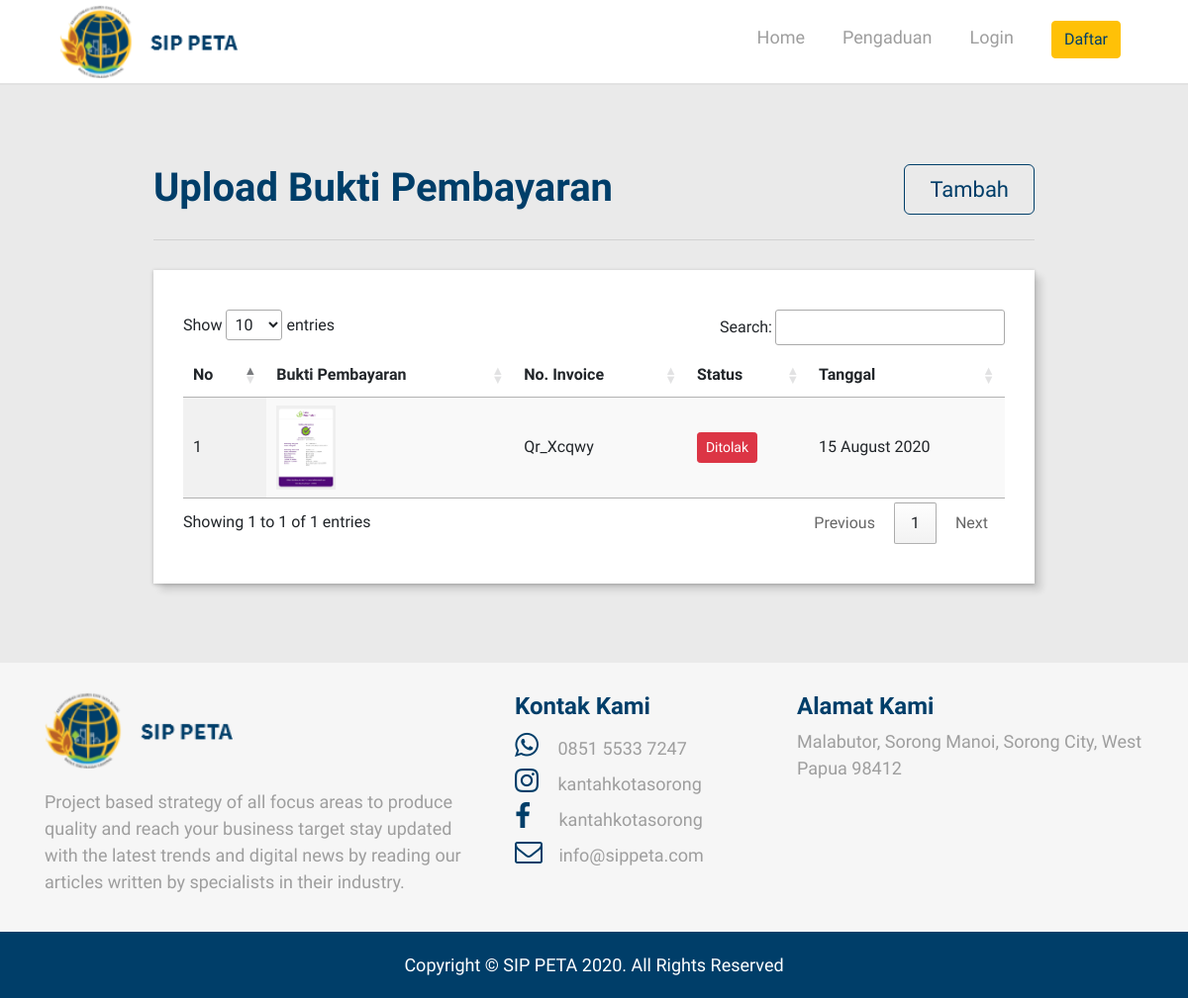
Before: /index.php/user/bukti_pembayaran with the older database file.
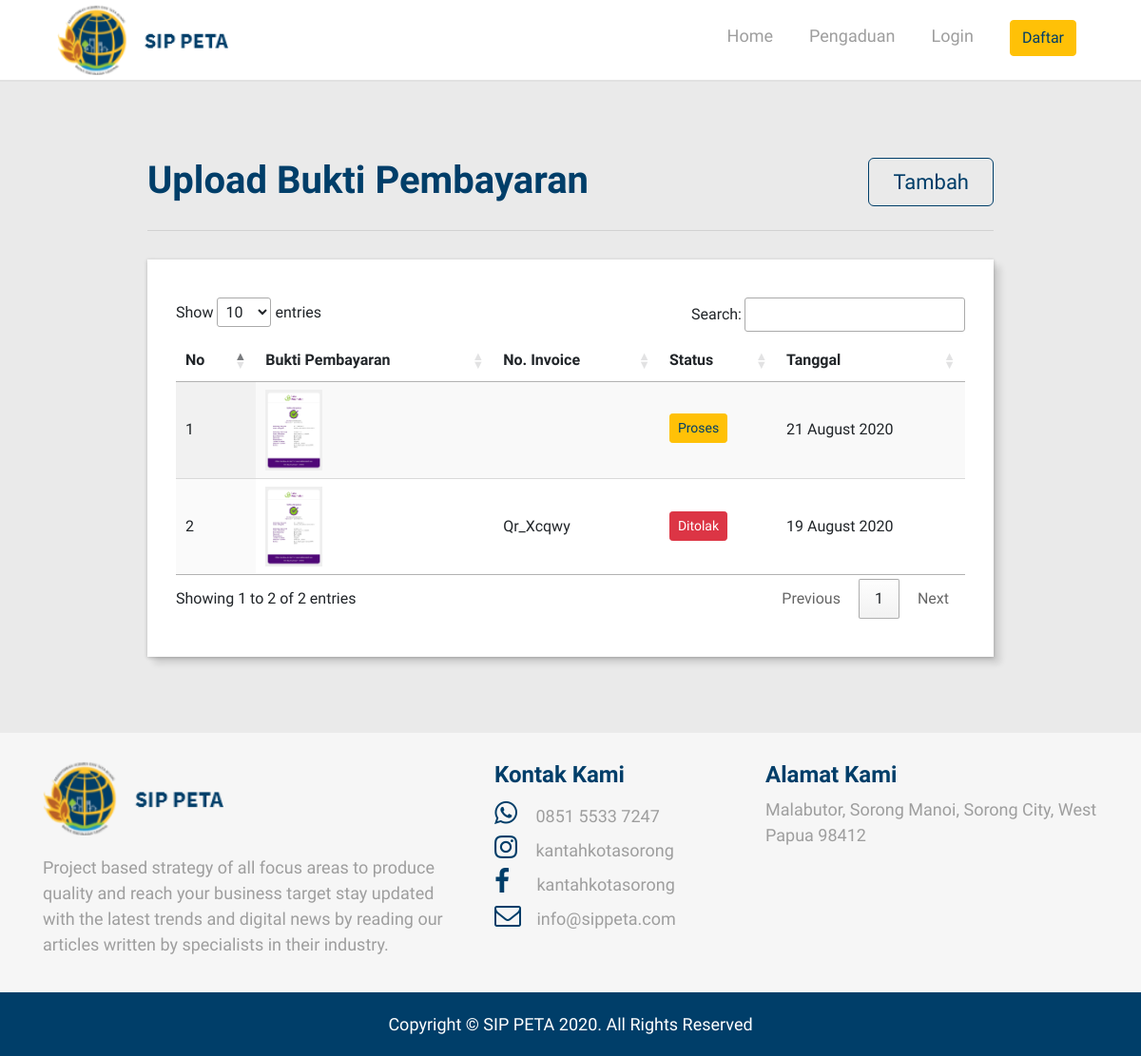
After: the same page with the newer database file.
### tables this page shows
CREATE TABLE `berkas` (
  `id_berkas` int(15) NOT NULL,
  `file_berkas` text NOT NULL,
  `id_user` int(15) NOT NULL,
  `tgl_berkas` timestamp NOT NULL DEFAULT CURRENT_TIMESTAMP ON UPDATE CURRENT_TIMESTAMP,
  `nama_berkas` varchar(200) NOT NULL,
  `status_berkas` varchar(10) NOT NULL,
  `biaya_berkas` int(50) NOT NULL,
  `kode_pembayaran` varchar(100) NOT NULL
);

CREATE TABLE `pembayaran` (
  `id_pembayaran` int(15) NOT NULL,
  `id_berkas` int(15) NOT NULL,
  `nama_pembayaran` varchar(50) NOT NULL,
  `bukti_pembayaran` varchar(150) NOT NULL,
  `nominal_pembayaran` int(50) NOT NULL,
  `tglbayar_pembayaran` date NOT NULL,
  `tgl_pembayaran` timestamp NOT NULL DEFAULT CURRENT_TIMESTAMP ON UPDATE CURRENT_TIMESTAMP,
  `status_pembayaran` varchar(15) NOT NULL
);

### application/controllers/user/bukti_pembayaran.php (called while the page is built, shortened)
<?php
class Bukti_pembayaran extends CI_Controller {
	public function __construct() {
		$this->load->model('M_pembayaran');
	}
	public function index() {
		$list_pembayaran = $this->M_pembayaran->list_pembayaran();
		$data = array(
			'title' => 'Sippeta',
			'metades' => 'Project based strategy of all focus areas to produce quality and reach your business target stay updated with the latest trends and digital news by reading our articles written by specialists in their industry.',
			'isi'   => 'user/list_bukti_pembayaran',
			'list_pembayaran' => $list_pembayaran
		);
		$this->load->view("layout/wrapper", $data, false);
	}
}

### index.php (called while the page is built, shortened)
<?php
require_once BASEPATH.'core/CodeIgniter.php';

### application/views/layout/main.php (called while the page is built)
<?php
if($isi)
{
  $this->load->view($isi);
}
 ?>

### application/models/M_pembayaran.php (called while the page is built, shortened)
<?php
class M_pembayaran extends CI_Model {
	public function list_pembayaran() {
		$this->db->select('pembayaran.*, berkas.*, user.* ');
		$this->db->from('pembayaran');
		$this->db->join('berkas', 'berkas.id_berkas = pembayaran.id_berkas', 'left');
		$this->db->join('user', 'user.id_user = berkas.id_user', 'left');
		$this->db->order_by('id_pembayaran', 'DESC');
		$query  = $this->db->get();
		return $query->result();
	}
}

### application/views/user/list_bukti_pembayaran.php (the view, shortened to what this page needs)
<section id="konten-pembayaran">
  <div class="container">
    <div class="row">
      <div class="col-md-9">
        <h1 class="title-pembayaran">Upload Bukti Pembayaran</h1>
      </div>
      <div class="col-md-3">
        <a href="<?php echo base_url('/user/bukti_pembayaran/add') ?>" class="">
          <button type="button" class="btn btn-outline-primary p">Tambah</button>
        </a>
      </div>
      <div class="col-md-12">
        <hr class="line-user">
        <div class="pembayaran">
          <div class="table-responsive">
          <table id="table_id" class="display">
            <thead>
              <tr>
                <th>No</th>
                <th>Bukti Pembayaran</th>
                <th>No. Invoice</th>
                <th>Status</th>
                <th>Tanggal</th>
              </tr>
            </thead>
            <tbody>
                <?php
                $no = 1;
                foreach ($list_pembayaran as $list_pembayaran):
                  ?>
                  <tr>
                    <td><?php echo $no; ?></td>
                    <td><img src="<?php echo base_url().'img/img_pembayaran/'.$list_pembayaran->bukti_pembayaran ?>" class="img-fluid" width="60px" ></td>
                    <td><?php echo $list_pembayaran->kode_pembayaran; ?></td>
                    <td>
                      <?php if ($list_pembayaran->status_pembayaran=='2'){ ?>
                        <button class="btn btn-sm btn-warning sippeta">Proses</button>
                      <?php } else if ($list_pembayaran->status_pembayaran=='1') { ?>
                        <button class="btn btn-sm btn-success">Diterima</button>
                      <?php } else { ?>
                        <button class="btn btn-sm btn-danger">Ditolak</button>
                      <?php } ?>
                    </td>
                    <td><?php $date=date_create($list_pembayaran->tgl_berkas); echo date_format($date, 'd F Y'); ?></td>
                  </tr>
                  <?php
                  $no++;
                endforeach;
                ?>
            </tbody>
          </table>
          </div>
        </div>
      </div>
    </div>
  </div>
</section>

### application/views/layout/wrapper.php
<?php
if ($this->session->userdata('username') == "" && $this->session->userdata('akses_level') == "") {
    require_once('head.php');
    require_once('header.php');
    require_once('main.php');
    require_once('footer.php');
} elseif ($this->session->userdata('akses_level') == "admin") {
    require_once('head.php');
    require_once('header.php');
    require_once('main.php');
    require_once('footer.php');
} elseif ($this->session->userdata('akses_level') == "user") {
    require_once('head.php');
    require_once('header_user.php');
    require_once('main.php');
    require_once('footer.php');
} else {
    $this->session->set_flashdata('notifikasi', 'Silahkan login sebagai admin terlebih dahulu');
    redirect(site_url('Login'));
}

### application/views/layout/head.php (shortened to what this page needs)
<!DOCTYPE html>
<html lang="in">
<head>
  <link rel="stylesheet" href="https://maxcdn.bootstrapcdn.com/bootstrap/4.0.0/css/bootstrap.min.css">
  <link href="https://stackpath.bootstrapcdn.com/font-awesome/4.7.0/css/font-awesome.min.css" rel="stylesheet">
  <link rel="stylesheet" href="<?php echo base_url('frontend/assets/css/style.css') ?>">
  <link rel="stylesheet" href="<?php echo base_url('frontend/assets/css/media.css') ?>">
  <link rel="stylesheet" type="text/css" href="https://cdn.datatables.net/1.10.21/css/jquery.dataTables.css">
</head>

### application/views/layout/header.php (shortened to what this page needs)
<body>
  <nav class="navbar pt navbar-expand-lg sticky-top">
    <img class="navbar-brand" src="<?php echo base_url(); ?>frontend/assets/images/logo.png" alt="logo-sip-peta">
    <div class="collapse navbar-collapse" id="navbarNav">
      <ul class="navbar-nav ml-auto">
        <li class="nav-item">
          <a class="nav-link" href="<?php echo base_url('home') ?>">Home</a>
        </li>
        <li class="nav-item">
          <a class="nav-link" href="<?php echo base_url('pengaduan') ?>">Pengaduan</a>
        </li>
        <li class="nav-item">
          <a class="nav-link" href="<?php echo base_url('login') ?>">Login</a>
        </li>
        <li class="nav-item">
          <a class="nav-link" href="<?php echo base_url('daftar') ?>">
            <button type="button" class="btn btn-warning sippeta">Daftar</button>
          </a>
        </li>
      </ul>
    </div>
  </nav>

### application/views/layout/footer.php (shortened to what this page needs)
  <footer id="footer">
    <div class="container">
      <div class="row">
        <div class="col-lg-5 col-md-4">
          <img class="image-footer" src="<?php echo base_url(); ?>frontend/assets/images/logo.png" alt="logo-sip-peta">
          <p class="af-contact">Project based strategy of all focus areas to produce quality and reach your business target stay updated with the latest trends and digital news by reading our articles written by specialists in their industry.</p>
        </div>
        <div class="col-lg-3 col-md-4" id="about-footer">
          <h4>Kontak Kami</h4>
          <ul>
            <li class="contact">
              <span class="icon"><i class="fa fa-whatsapp"></i></span>
              <a href="https://wa.me/6285155337247" target="_blank">0851 5533 7247</a>
            </li>
            <li class="contact">
              <span class="icon"><i class="fa fa-instagram"></i></span>
              <a href="https://www.instagram.com/kantahkotasorong" target="_blank">kantahkotasorong</a>
            </li>
            <li class="contact">
              <span class="icon fb"><i class="fa fa-facebook-f"></i></span>
              <a href="https://www.facebook.com/kantahkotasorong" target="_blank">kantahkotasorong</a>
            </li>
            <li class="contact">
              <span class="icon email"><i class="fa fa-envelope-o"></i></span>
              <a href="mailto:info@sippeta.com" target="_blank">info@sippeta.com</a>
            </li>
          </ul>
        </div>
        <div class="col-lg-4 col-md-4" id="about-footer">
          <h4>Alamat Kami</h4>
          <p>Malabutor, Sorong Manoi, Sorong City, West Papua 98412</p>
        </div>
      </div>
    </div>
  </footer>
  <div class="copyright">Copyright &copy SIP PETA 2020. All Rights Reserved</div>
</body>
</html>

### frontend/assets/css/style.css (style rules this page uses)
body { font-family: 'Source Sans Pro', sans-serif; }
a { text-decoration: none; color: #003E69; }
.navbar.pt { background-color: #fff; padding: 0 120px; border-bottom: 2px solid #c7c7c785; }
.navbar.pt ul li a { color: #9e9e9e; font-size: 18px; margin-left: 22px; }
.navbar .navbar-brand { width: 180px; }
.btn-warning.sippeta { color: #003E69; margin-top: -3px; }
#konten-pembayaran { background-color: #e6e6e6d6; padding: 80px 140px; }
.title-pembayaran { color: #003E69; font-weight: bold; }
.btn-outline-primary.p { display: table; margin-left: auto; border-color: #003E69; color: #003E69; padding: 8px 25px; border-radius: 6px; font-size: 22px; }
.line-user { margin: 20px 0px 30px; }
.pembayaran { width: 100%; background-color: #fff; padding: 40px 30px; border-radius: 0px; box-shadow: 7px 7px 7px 0px rgba(0,0,0,0.12), 0 1px 4px rgba(0,0,0,0.24) }
#footer { padding: 30px 5px; background-color: #f6f6f6; color: #9e9e9e; font-size: 18px; }
#footer .image-footer { width: 190px; margin-bottom: 20px; }
#footer .af-contact { margin-bottom: 7px; }
#about-footer h4 { font-weight: bold; color: #003E69; }
#about-footer ul li.contact { list-style: none; margin-left: -40px; }
#about-footer ul li.contact a { color: #9e9e9e; }
#about-footer ul li .icon { font-size: 28px; color: #003E69; height: 32px; width: 32px; line-height: 36px; text-align: center; margin-right: 15px; }
#about-footer ul li .icon.fb { margin-right: 24px; }
#about-footer ul li .icon.email { margin-right: 12px; }
.copyright { background-color: #003E69; color: #fff; text-align: center; font-size: 18px; padding: 20px; }

### frontend/assets/css/media.css (style rules this page uses)
@media screen and (max-width: 1240px) { .navbar.pt { padding: 0 60px; } }

Changed rows visible on the page:
added pembayaran: bukti_pembayaran (picture), status_pembayaran "Proses", date "21 August 2020"
changed berkas "Qr_Xcqwy": tgl_berkas "15 August 2020" → "19 August 2020"
Other visible differences:
text written by a page script: "Show entries Search: Showing 1 to 1 of 1 entries Previous 1 Next" → "Show entries Search: Showing 1 to 2 of 2 entries Previous 1 Next"
